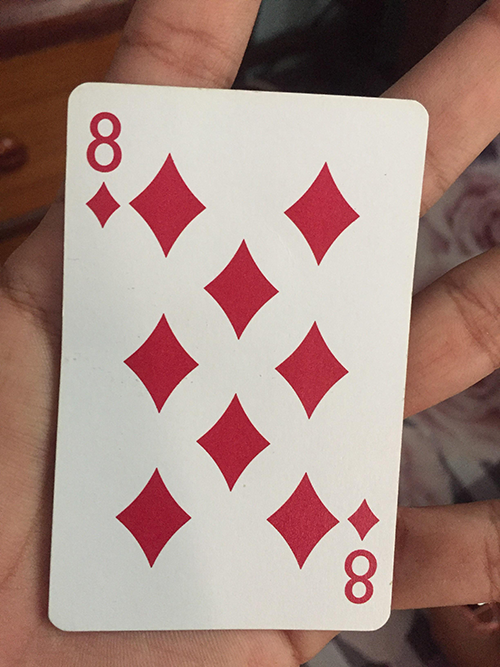
#> input picture detection/8_diamonds.png, 500 x 667 px
$ python scale_template_matching.py --image example.png --template 8_diamonds.png
#> lines starting #> are read from the running program, lines starting #| are printed output that depends on the picture
import numpy as np
import argparse
import imutils
import cv2

ap = argparse.ArgumentParser()
ap.add_argument("-i", "--image", required=True,
                help="Path to image where template will be matched")
ap.add_argument("-t", "--template", required=True,
                help="Path to template image")
args = vars(ap.parse_args())

template = cv2.imread(args["template"])
#> template is the input picture: shape (667, 500, 3); mean B, G, R 130.6, 138, 165.9
template = cv2.cvtColor(template, cv2.COLOR_BGR2GRAY)
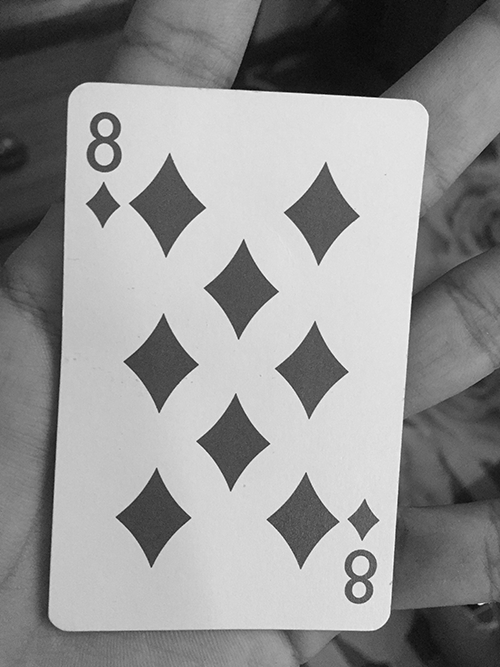
#> template: shape (667, 500); min 0, max 254, mean 145.5
template = cv2.Canny(template, 50, 200)
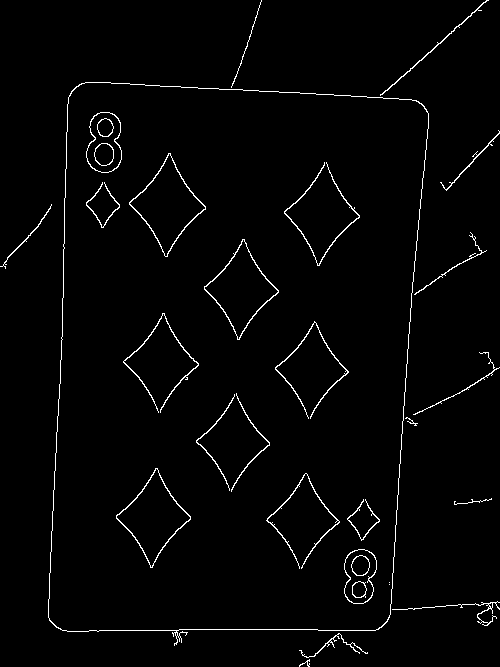
#> template: shape (667, 500); 2.1% white in thin lines or dots
(tH, tW) = template.shape[:2]
#> tH = 667; tW = 500
cv2.imshow("Template", template)

image = cv2.imread(args["image"])
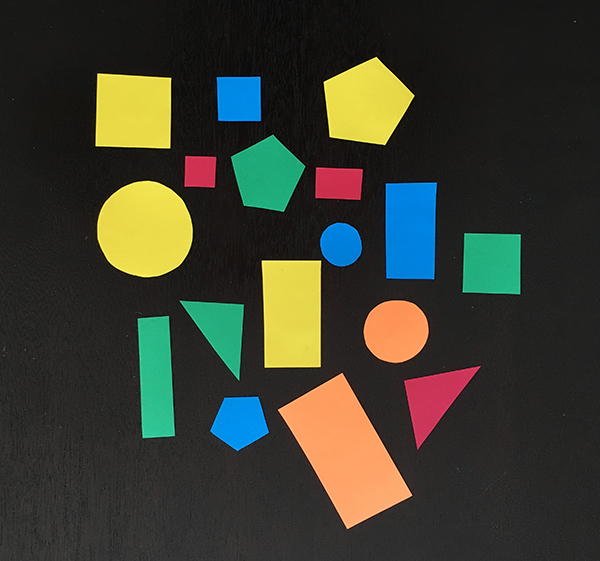
#> input picture detection/example.png, 600 x 561 px
#> image is the input picture: shape (561, 600, 3); mean B, G, R 47.5, 60.1, 58.4
gray = cv2.cvtColor(image, cv2.COLOR_BGR2GRAY)
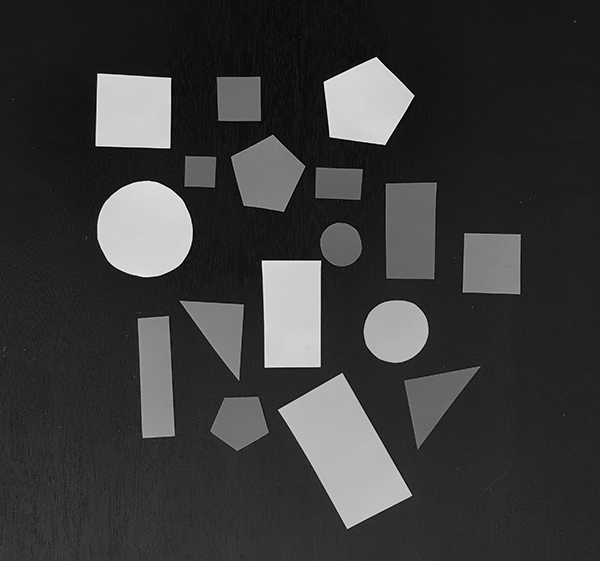
#> gray: shape (561, 600); min 0, max 243, mean 58.1

found = None

for scale in np.linspace(0.2, 1.0, 20)[::-1]:
    resized = imutils.resize(gray, width=int(gray.shape[1] * scale))
    ratio = gray.shape[1] / float(resized.shape[1])

    if resized.shape[0] < tH or resized.shape[1] < tW:
        break

    edged = cv2.Canny(resized, 50, 200)
    result = cv2.matchTemplate(edged, template, cv2.TM_CCOEFF)
    (_, maxVal, _, maxLoc) = cv2.minMaxLoc(result)

    if found is None or maxVal > found[0]:
        found = (maxVal, maxLoc, ratio)

#> (the run stopped early here; a loop or call above may not have finished)
